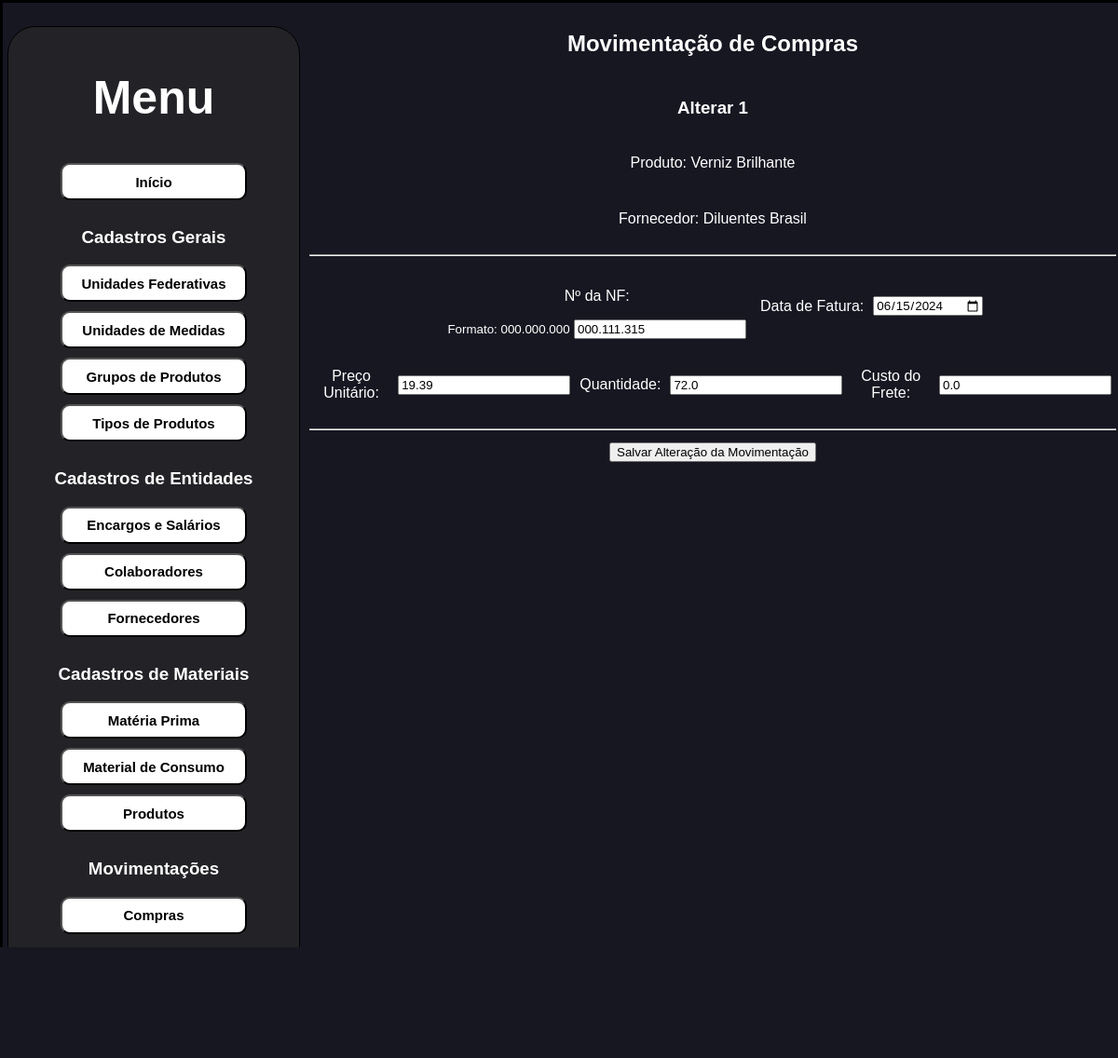
/movimentacoes_compras_cadastros_update/1, run on the app's committed database.
### BDconfig.py (models this page shows, shortened)
class DB_PURCHASES(db.Model):
    ID = db.Column(db.Integer, primary_key=True)
    ID_BD_PRODUCT_TYPE = db.Column(db.Integer, nullable=False)
    ID_BD_PROD = db.Column(db.Integer, nullable=False)
    ID_BD_SUPPLIER = db.Column(db.Integer, nullable=False)
    NF_DATA = db.Column(db.Date, nullable=False)
    NF_NUMBER = db.Column(db.String(11), nullable=False)
    PRICE = db.Column(db.Float, nullable=False)
    QUANTITY = db.Column(db.Float, nullable=False)
    TRANSPORT_COST = db.Column(db.Float, default=0)
    DATE_CREATED = db.Column(db.DateTime, default=datetime.utcnow)

class DB_MP(db.Model):
    ID = db.Column(db.Integer, primary_key=True)
    NAME = db.Column(db.String(200), nullable=False)
    ID_BD_MEASURES = db.Column(db.Integer, nullable=False)
    IPI = db.Column(db.Float, default=0.0)
    DATE_CREATED = db.Column(db.DateTime, default=datetime.utcnow)

class DB_SUPPLIER(db.Model):
    ID = db.Column(db.Integer, primary_key=True)
    NAME = db.Column(db.String(200), nullable=False)
    ID_BD_COUNTRY = db.Column(db.Integer, nullable=False)
    ID_BD_ESTATE = db.Column(db.Integer, nullable=False)
    ID_BD_CITY = db.Column(db.Integer, nullable=False)
    DISTRICT = db.Column(db.String(200), nullable=False)
    ROAD = db.Column(db.String(200), nullable=False)
    NUMBER = db.Column(db.Integer, nullable=False)
    COMPLEMENT = db.Column(db.String(200), nullable=False)
    CEP = db.Column(db.String(9), nullable=False)
    EMAIL = db.Column(db.String(200), nullable=True)
    PHONE = db.Column(db.String(200), nullable=True)
    CNPJ = db.Column(db.String(18), nullable=False)
    ACTIVE = db.Column(db.Integer, nullable=False)
    DATE_CREATED = db.Column(db.DateTime, default=datetime.utcnow)

### industriafeliz.py (the view)
@app.route('/movimentacoes_compras_cadastros_update/<int:ID>', methods=['GET', 'POST'])
def movimentacoes_compras_cadastros_update(ID):
    purchase = data.DB_PURCHASES.query.get_or_404(ID)
    if request.method == 'POST':
        purchase.NF_DATA = datetime.strptime(request.form['nf_data'], '%Y-%m-%d')
        purchase.NF_NUMBER = request.form['nf_number']
        purchase.PRICE = request.form['price']
        purchase.QUANTITY = request.form['quantity']
        purchase.TRANSPORT_COST = request.form['transport_cost']
        try:
            db.session.commit()
            return redirect('/movimentacoes_compras_cadastros')
        except:
            error_name = 'Ocorreu um erro ao alterar as compras!'
            return_link = '/movimentacoes_compras_cadastros'
            return redirect('/erro.html', return_link=return_link, error_name=error_name)
    else:
        return render_template('movimentacoes/movimentacao_compras_update.html', purchase=purchase
                               , get_product_info=uful.get_product_info, get_supplier_name=uful.get_supplier_name)

### UsefulFunctions.py (called while the page is built)
def get_product_info(product_id, product_type_id):
    if product_type_id == 1:
        product = data.DB_MP.query.filter_by(ID=product_id).first()
    elif product_type_id == 2:
        product = data.DB_MC.query.filter_by(ID=product_id).first()
    else:
        product = None
    return product

def get_supplier_name(supplier_id):
    supplier = data.DB_SUPPLIER.query.filter_by(ID=supplier_id).first()
    return supplier.NAME if supplier else None

### templates/movimentacoes/movimentacao_compras_update.html (shortened to what this page needs)
{% extends 'standard.html' %}
{% block body %}
<section>
    <h1>Movimentação de Compras</h1>
        <section class = "format">
            <h1>Alterar {{ purchase.ID_BD_PRODUCT_TYPE }} </h1>
            <form action="/movimentacoes_compras_cadastros_update/{{purchase.ID}}" method="POST">
                <div class="format">
                    {% set product_info = get_product_info(purchase.ID_BD_PROD, purchase.ID_BD_PRODUCT_TYPE) %}
                    <p>Produto: {{ product_info.NAME if product_info else 'Outros' }}</p>
                </div>
                <div class="format">
                    <p>Fornecedor: {{ get_supplier_name(purchase.ID_BD_SUPPLIER) }}</p>
                </div>
                <hr></hr>
                <div class="format">
                    <section>
                        <p>Nº da NF:</p>
                        <small>Formato: 000.000.000</small>
                        <input type="text" name="nf_number" id="nf_number" value="{{ purchase.NF_NUMBER }}" maxlength="11" pattern="[0-9]{3}.[0-9]{3}.[0-9]{3}" placeholder="000.000.000" autocomplete="off" required>
                    </section>
                    <p>Data de Fatura:</p>
                        <input type="date" name="nf_data" id="nf_data" value="{{ purchase.NF_DATA }}" autocomplete="off" required>
                </div>
                <div class="format">
                    <p>Preço Unitário:</p>
                    <input type="number" name="price" id="price" min="0" value="{{ purchase.PRICE }}" step="0.01" autocomplete="off" required>
                    <p>Quantidade:</p>
                    <input type="number" name="quantity" id="quantity" min="0" value="{{ purchase.QUANTITY }}" step="0.01" autocomplete="off" required>
                    <p>Custo do Frete:</p>
                    <input type="number" name="transport_cost" id="transport_cost" value="{{ purchase.TRANSPORT_COST }}" min="0" step="0.01" autocomplete="off" required>
                </div>
                <hr></hr>
                <div class="format">
                    <input class="bt" type="submit" value="Salvar Alteração da Movimentação">
                </div>
            </form>
        </section>
</section>
{% endblock %}

### static/css/style.css (style rules this page uses)
* { font-family: "Montserrat", sans-serif; }
body { border: solid black; width: 100%; display: flex; background-color: rgb(23, 23, 34); padding: 5px; margin: 0; color: white; }
section { display: block; text-align: center; padding: 5px; }
div { display: flex; padding: 5px; line-height: normal; }
.format { justify-content:center; gap: 10px; align-items: center; }

### data on the page
DB_PURCHASES: ID_BD_PRODUCT_TYPE "1", nf_number "000.111.315", nf_data "06/15/2024", price "19.39", quantity "72.0", transport_cost "0.0"
DB_MP: NAME "Verniz Brilhante"
DB_SUPPLIER: NAME "Diluentes Brasil"
